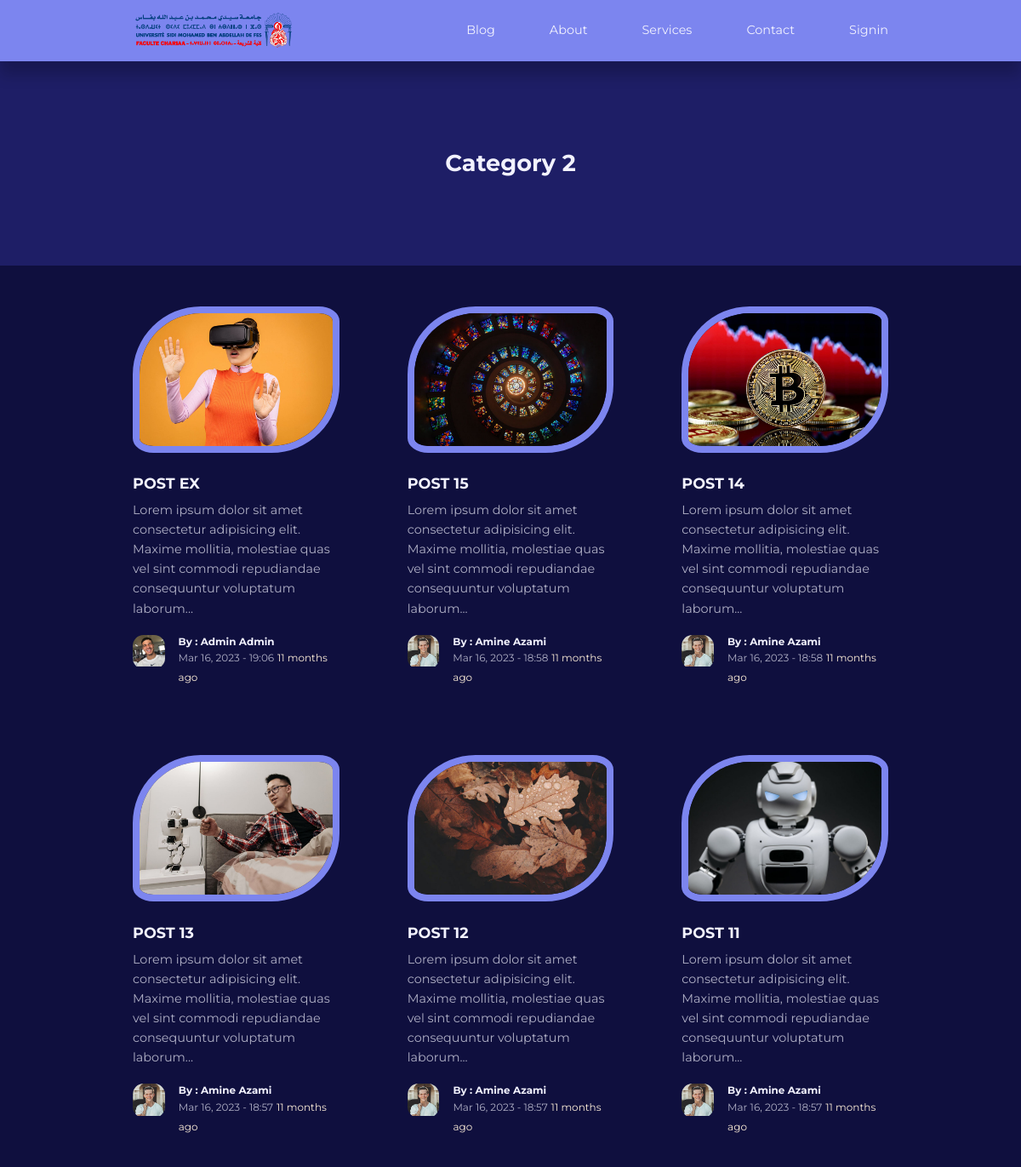
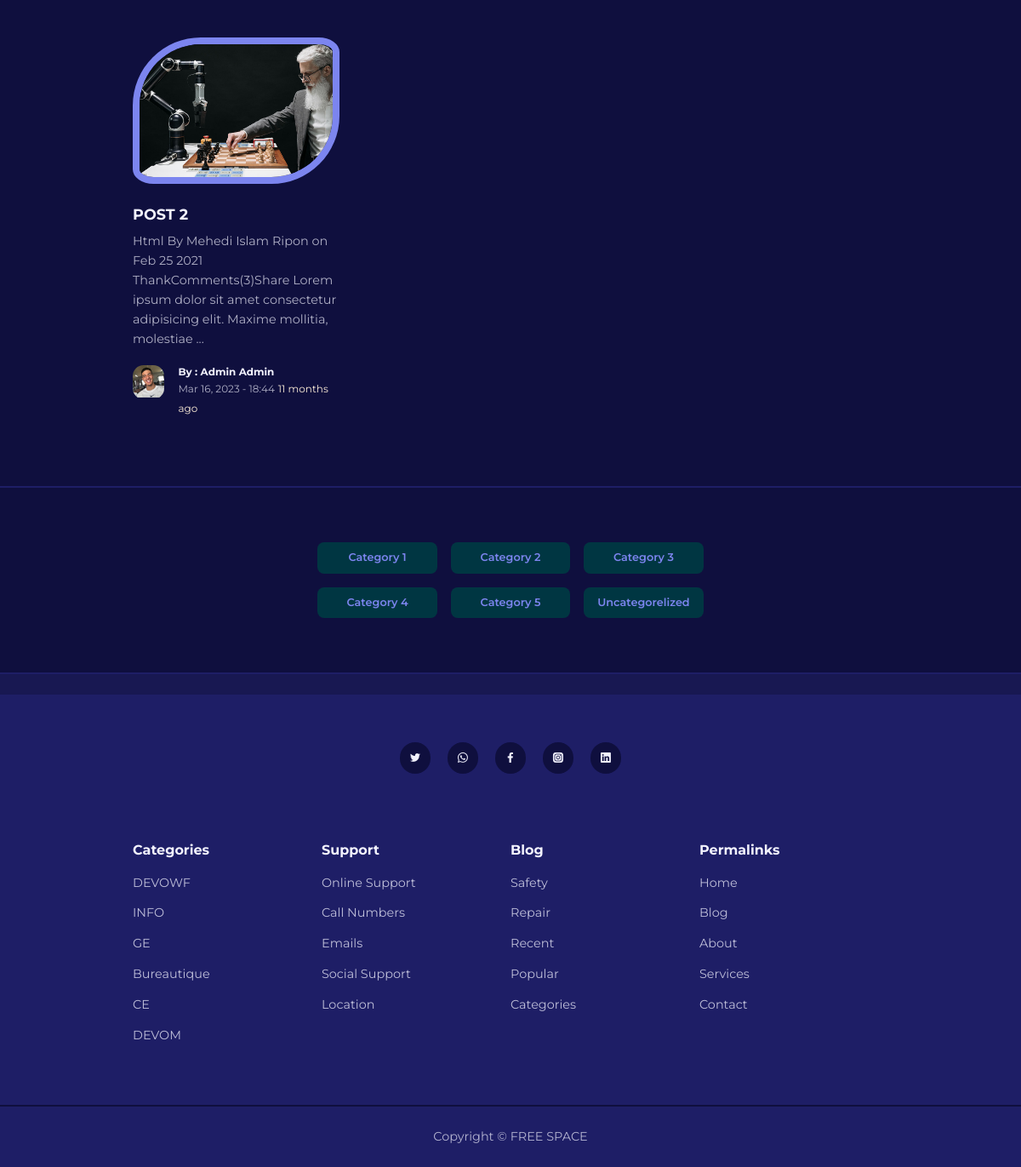
The page /category-posts.php?id=12 on the database its author committed (2 pictures, top to bottom).
### tables this page shows
CREATE TABLE `categories` (
  `id` int(11) UNSIGNED NOT NULL,
  `title` varchar(50) NOT NULL,
  `description` text NOT NULL
);

CREATE TABLE `posts` (
  `id` int(10) UNSIGNED NOT NULL,
  `title` varchar(255) NOT NULL,
  `body` text NOT NULL,
  `thumbnail` varchar(255) NOT NULL,
  `date_time` timestamp NOT NULL DEFAULT current_timestamp(),
  `category_id` int(11) UNSIGNED DEFAULT NULL,
  `author_id` int(11) UNSIGNED NOT NULL,
  `is_featured` tinyint(1) NOT NULL
);

CREATE TABLE `users` (
  `id` int(11) UNSIGNED NOT NULL,
  `firstname` varchar(50) NOT NULL,
  `lastname` varchar(50) NOT NULL,
  `username` varchar(50) NOT NULL,
  `email` varchar(100) NOT NULL,
  `password` varchar(255) NOT NULL,
  `avatar` varchar(255) NOT NULL,
  `is_admin` tinyint(1) NOT NULL
);

### category-posts.php (the view, shortened to what this page needs)
<?php
include 'partials/header.php';
if (isset($_GET['id'])) {
    $id = filter_var($_GET['id'], FILTER_SANITIZE_NUMBER_INT);
    $query = "SELECT * FROM posts WHERE category_id=$id ORDER BY date_time DESC";
    $posts = mysqli_query($connection, $query);
} else {
    header('location: ' . ROOT_URL . 'blog.php');
    die();
}
?>
<header class="category__title">
    <h2>
        <?php
        $category_query = "SELECT * FROM categories WHERE id=$id";
        $category_result = mysqli_query($connection, $category_query);
        $category = mysqli_fetch_assoc($category_result);
        echo $category['title']
        ?>
    </h2>
</header>
<?php if (mysqli_num_rows($posts) > 0) : ?>
    <section class="posts">
        <div class="container posts__container">
            <?php while ($post = mysqli_fetch_assoc($posts)) : ?>
                <article class="post">
                    <div class="post__thumbnail">
                        <img src="./images/<?= $post['thumbnail'] ?>" alt="gestion des entreprises">
                    </div>
                    <div class="post__info">
                        <h3 class="post__title"><a href="<?= ROOT_URL ?>post.php?id=<?= $post['id'] ?>&id2=<?= $post['author_id'] ?>"><?= $post['title'] ?></a></h3>
                        <p class="post__body">
                            <?= substr($post['body'], 0, 150) ?>...
                        </p>
                        <div class="post__author">
                            <?php
                            $author_id = $post['author_id'];
                            $author_query = "SELECT * FROM users WHERE id=$author_id";
                            $author_result = mysqli_query($connection, $author_query);
                            $author = mysqli_fetch_assoc($author_result);
                            ?>
                            <div class="post__author-avatar">
                                <img src="./images/<?= $author['avatar'] ?>">
                            </div>
                            <div class="post_author-info">
                                <h5>By : <?= "{$author['firstname']}  {$author['lastname']}" ?></h5>
                                <small><?= date("M d, Y - H:i", strtotime($post['date_time'])) ?></small>
                                <small style="color: antiquewhite;">
                                    <?php
                                    $days_ago = date_diff(new DateTime(), new DateTime($post['date_time']))->days;
                                    if ($days_ago >= 365) {
                                        $years_ago = floor($days_ago / 365);
                                        echo $years_ago . " year" . ($years_ago > 1 ? "s" : "") . " ago";
                                    } elseif ($days_ago >= 30) {
                                        $months_ago = floor($days_ago / 30);
                                        echo $months_ago . " month" . ($months_ago > 1 ? "s" : "") . " ago";
                                    } else {
                                        echo $days_ago . " day" . ($days_ago > 1 ? "s" : "") . " ago";
                                    }
                                    ?>
                                </small>
                            </div>
                        </div>
                    </div>
                </article>
            <?php endwhile ?>
        </div>
    </section>
<?php else : ?>
    <div class="alert__message error" style="text-align: center">
        <p>No posts found for this category</p>
    </div>
<?php endif ?>
<section class="category__buttons">
    <div class="container category__buttons-container">
        <?php
        $all_categories_query = "SELECT * FROM categories";
        $all_categories = mysqli_query($connection, $all_categories_query);
        ?>
        <?php while ($cat = mysqli_fetch_assoc($all_categories)) : ?>
            <a href="<?= ROOT_URL ?>category-posts.php?id=<?= $cat['id'] ?>" class="category__button"><?= $cat['title'] ?></a>
        <?php endwhile ?>
    </div>
</section>
<?php
include 'partials/footer.php'
?>

### css/style.css (style rules this page uses)
:root { --color-primary: #7c85ef; --color-primary-light: hsl(191, 100%, 13%); --color-primary-variant: #2eaf7d; --color-red: #da0f3f; --color-red-light: hsl(346, 87%, 46%, 15%); --color-green: #00c476; --color-green-light: hsl(156, 100%, 38%, 15%); --color-gray-900: #1e1e66; --color-gray-700: #2d2b7c; --color-gray-300: rgba(242, 242, 254, 0.3); --color-gray-200: rgba(242, 242, 254, 0.7); --color-white: #f2f2fe; --color-bg: #0f0f3e; --transition: all 300ms ease; --container-width-lg: 74%; --container-width-md: 88%; --form-width: 40%; --card-border-radius-1: 0.3rem; --card-border-radius-2: 0.5rem; --card-border-radius-3: 0.8rem; --card-border-radius-4: 2rem; --card-border-radius-5: 5rem; }
* { margin: 0; padding: 0; outline: 0; border: 0; appearance: 0; list-style: none; text-decoration: none; box-sizing: border-box; user-select: none; }
body { font-family: 'Montserrat', sans-serif; line-height: 1.6; color: var(--color-gray-200); overflow-x: hidden; background: var(--color-bg); font-size: 0.9rem; }
.container { width: var(--container-width-lg); max-width: 1800px; margin: 0 auto; }
section { margin-top: 3rem; width: 100vw; }
h1, h2, h3, h4, h5 { color: var(--color-white); line-height: 1.3; }
h2 { font-size: 1.7rem; margin: 1rem 0; }
h3 { font-size: 1.1rem; margin: 0.8rem 0 0.5rem; }
a { color: var(--color-white); transition: var(--transition); }
img { display: block; width: 100%; object-fit: cover; }
.category__button { background: var(--color-primary-light); color: var(--color-primary); display: inline-block; padding: 0.5rem 1rem; border-radius: var(--card-border-radius-2); font-weight: 600; font-size: 0.8rem; text-align: center; }
.post__thumbnail { border-radius: var(--card-border-radius-5) 10%; border: 0.5rem solid var(--color-primary); overflow: hidden; margin-bottom: 1.6rem; }
.post__author { display: flex; gap: 1rem; margin-top: 1.2rem; }
.post__author-avatar { width: 2.5rem; height: 2.5rem; border-radius: var(--card-border-radius-3); overflow: hidden; }
.posts__container { display: grid; grid-template-columns: repeat(3, 1fr); gap: 5rem; margin-bottom: 5rem; }
.category__buttons { padding: 4rem 0; border-top: 2px solid var(--color-gray-900); border-bottom: 2px solid var(--color-gray-900); }
.category__buttons-container { width: fit-content; display: grid; grid-template-columns: repeat(3, 1fr); gap: 1rem; }
.category__title { height: 15rem; margin-top: 4.5rem; background: var(--color-gray-900); display: grid; place-items: center; }

### rows shown on the page
categories: title "Category 2"
posts: thumbnail (picture), title "POST EX", body "Lorem ipsum dolor sit amet consectetur adipisicing elit. Maxime mollitia, molestiae quas vel sint commodi repudiandae consequuntur voluptatum laborum", author.avatar (picture), author.firstname "Admin", author.lastname "Admin", date_time "Mar 16, 2023 - 19:06"
posts: thumbnail (picture), title "POST 15", body "Lorem ipsum dolor sit amet consectetur adipisicing elit. Maxime mollitia, molestiae quas vel sint commodi repudiandae consequuntur voluptatum laborum", author.avatar (picture), author.firstname "Amine", author.lastname "Azami", date_time "Mar 16, 2023 - 18:58"
posts: thumbnail (picture), title "POST 14", body "Lorem ipsum dolor sit amet consectetur adipisicing elit. Maxime mollitia, molestiae quas vel sint commodi repudiandae consequuntur voluptatum laborum", author.avatar (picture), author.firstname "Amine", author.lastname "Azami", date_time "Mar 16, 2023 - 18:58"
posts: thumbnail (picture), title "POST 13", body "Lorem ipsum dolor sit amet consectetur adipisicing elit. Maxime mollitia, molestiae quas vel sint commodi repudiandae consequuntur voluptatum laborum", author.avatar (picture), author.firstname "Amine", author.lastname "Azami", date_time "Mar 16, 2023 - 18:57"
posts: thumbnail (picture), title "POST 12", body "Lorem ipsum dolor sit amet consectetur adipisicing elit. Maxime mollitia, molestiae quas vel sint commodi repudiandae consequuntur voluptatum laborum", author.avatar (picture), author.firstname "Amine", author.lastname "Azami", date_time "Mar 16, 2023 - 18:57"
posts: thumbnail (picture), title "POST 11", body "Lorem ipsum dolor sit amet consectetur adipisicing elit. Maxime mollitia, molestiae quas vel sint commodi repudiandae consequuntur voluptatum laborum", author.avatar (picture), author.firstname "Amine", author.lastname "Azami", date_time "Mar 16, 2023 - 18:57"
posts: thumbnail (picture), title "POST 2", body "Html By Mehedi Islam Ripon on Feb 25 2021 ThankComments(3)Share Lorem ipsum dolor sit amet consectetur adipisicing elit. Maxime mollitia, molestiae", author.avatar (picture), author.firstname "Admin", author.lastname "Admin", date_time "Mar 16, 2023 - 18:44"
categories: title "Category 1"
categories: title "Category 3"
categories: title "Category 4"
categories: title "Category 5"
categories: title "Uncategorelized"
